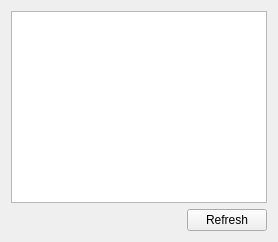
<?xml version="1.0" encoding="UTF-8"?>
<ui version="4.0">
 <class>PagesStatsWidget</class>
 <widget class="QWidget" name="PagesStatsWidget">
  <property name="windowTitle">
   <string>Page Statistics</string>
  </property>
  <layout class="QVBoxLayout" name="verticalLayout">
   <item>
    <widget class="QTableView" name="tableView">
     <property name="selectionBehavior">
      <enum>QAbstractItemView::SelectRows</enum>
     </property>
     <property name="selectionMode">
      <enum>QAbstractItemView::SingleSelection</enum>
     </property>
     <property name="editTriggers">
      <set>QAbstractItemView::NoEditTriggers</set>
     </property>
     <property name="alternatingRowColors">
      <bool>true</bool>
     </property>
     <property name="sortingEnabled">
      <bool>true</bool>
     </property>
    </widget>
   </item>
   <item>
    <layout class="QHBoxLayout" name="bottomLayout">
     <item>
      <widget class="QLabel" name="lblRefreshed">
       <property name="text">
        <string/>
       </property>
      </widget>
     </item>
     <item>
      <spacer name="horizontalSpacer">
       <property name="orientation">
        <enum>Qt::Horizontal</enum>
       </property>
       <property name="sizeHint" stdset="0">
        <size>
         <width>40</width>
         <height>20</height>
        </size>
       </property>
      </spacer>
     </item>
     <item>
      <widget class="QPushButton" name="btnRefresh">
       <property name="text">
        <string>Refresh</string>
       </property>
      </widget>
     </item>
    </layout>
   </item>
  </layout>
 </widget>
 <resources/>
 <connections/>
</ui>
